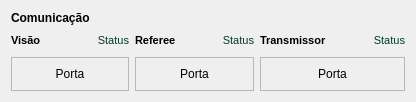
      <widget class="QWidget" name="layoutWidget">
       <property name="geometry">
        <rect>
         <x>10</x>
         <y>10</y>
         <width>416</width>
         <height>101</height>
        </rect>
       </property>
       <layout class="QVBoxLayout" name="commInfo">
        <item>
         <widget class="QLabel" name="commTitle">
          <property name="text">
           <string>&lt;html&gt;&lt;head/&gt;&lt;body&gt;&lt;p&gt;&lt;span style=&quot; font-weight:700;&quot;&gt;Comunicação&lt;/span&gt;&lt;/p&gt;&lt;/body&gt;&lt;/html&gt;</string>
          </property>
         </widget>
        </item>
        <item>
         <layout class="QHBoxLayout" name="commContent">
          <item>
           <layout class="QVBoxLayout" name="visionComm">
            <item>
             <layout class="QHBoxLayout" name="visionCommHeader">
              <item>
               <widget class="QLabel" name="visionCommLabel">
                <property name="text">
                 <string>&lt;html&gt;&lt;head/&gt;&lt;body&gt;&lt;p&gt;&lt;span style=&quot; font-size:8pt; font-weight:700;&quot;&gt;Visão&lt;/span&gt;&lt;/p&gt;&lt;/body&gt;&lt;/html&gt;</string>
                </property>
               </widget>
              </item>
              <item>
               <spacer name="visionCommSpacer">
                <property name="orientation">
                 <enum>Qt::Orientation::Horizontal</enum>
                </property>
                <property name="sizeHint" stdset="0">
                 <size>
                  <width>40</width>
                  <height>20</height>
                 </size>
                </property>
               </spacer>
              </item>
              <item>
               <widget class="QLabel" name="visionCommStatus">
                <property name="layoutDirection">
                 <enum>Qt::LayoutDirection::RightToLeft</enum>
                </property>
                <property name="text">
                 <string>&lt;html&gt;&lt;head/&gt;&lt;body&gt;&lt;p align=&quot;right&quot;&gt;&lt;span style=&quot; font-size:8pt; color:#003b22;&quot;&gt;Status&lt;/span&gt;&lt;/p&gt;&lt;/body&gt;&lt;/html&gt;</string>
                </property>
               </widget>
              </item>
             </layout>
            </item>
            <item>
             <widget class="QFrame" name="visionPort">
              <property name="frameShape">
               <enum>QFrame::Shape::StyledPanel</enum>
              </property>
              <property name="frameShadow">
               <enum>QFrame::Shadow::Raised</enum>
              </property>
              <layout class="QVBoxLayout" name="verticalLayout_9">
               <item>
                <widget class="QLabel" name="visionPortValue">
                 <property name="text">
                  <string>&lt;html&gt;&lt;head/&gt;&lt;body&gt;&lt;p align=&quot;center&quot;&gt;Porta&lt;/p&gt;&lt;/body&gt;&lt;/html&gt;</string>
                 </property>
                </widget>
               </item>
              </layout>
             </widget>
            </item>
           </layout>
          </item>
          <item>
           <layout class="QVBoxLayout" name="refereeComm">
            <item>
             <layout class="QHBoxLayout" name="refereeCommHeader">
              <item>
               <widget class="QLabel" name="refereeCommLabel">
                <property name="text">
                 <string>&lt;html&gt;&lt;head/&gt;&lt;body&gt;&lt;p&gt;&lt;span style=&quot; font-size:8pt; font-weight:700;&quot;&gt;Referee&lt;/span&gt;&lt;/p&gt;&lt;/body&gt;&lt;/html&gt;</string>
                </property>
               </widget>
              </item>
              <item>
               <spacer name="refereeCommSpacer">
                <property name="orientation">
                 <enum>Qt::Orientation::Horizontal</enum>
                </property>
                <property name="sizeHint" stdset="0">
                 <size>
                  <width>40</width>
                  <height>20</height>
                 </size>
                </property>
               </spacer>
              </item>
              <item>
               <widget class="QLabel" name="refereeCommStatus">
                <property name="layoutDirection">
                 <enum>Qt::LayoutDirection::RightToLeft</enum>
                </property>
                <property name="text">
                 <string>&lt;html&gt;&lt;head/&gt;&lt;body&gt;&lt;p align=&quot;right&quot;&gt;&lt;span style=&quot; font-size:8pt; color:#003b22;&quot;&gt;Status&lt;/span&gt;&lt;/p&gt;&lt;/body&gt;&lt;/html&gt;</string>
                </property>
               </widget>
              </item>
             </layout>
            </item>
            <item>
             <widget class="QFrame" name="refereePort">
              <property name="frameShape">
               <enum>QFrame::Shape::StyledPanel</enum>
              </property>
              <property name="frameShadow">
               <enum>QFrame::Shadow::Raised</enum>
              </property>
              <layout class="QVBoxLayout" name="verticalLayout_10">
               <item>
                <widget class="QLabel" name="refereePortValue">
                 <property name="text">
                  <string>&lt;html&gt;&lt;head/&gt;&lt;body&gt;&lt;p align=&quot;center&quot;&gt;Porta&lt;/p&gt;&lt;/body&gt;&lt;/html&gt;</string>
                 </property>
                </widget>
               </item>
              </layout>
             </widget>
            </item>
           </layout>
          </item>
          <item>
           <layout class="QVBoxLayout" name="transComm">
            <item>
             <layout class="QHBoxLayout" name="transCommHeader">
              <item>
               <widget class="QLabel" name="transCommLabel">
                <property name="text">
                 <string>&lt;html&gt;&lt;head/&gt;&lt;body&gt;&lt;p&gt;&lt;span style=&quot; font-size:8pt; font-weight:700;&quot;&gt;Transmissor&lt;/span&gt;&lt;/p&gt;&lt;/body&gt;&lt;/html&gt;</string>
                </property>
               </widget>
              </item>
              <item>
               <spacer name="transCommSpacer">
                <property name="orientation">
                 <enum>Qt::Orientation::Horizontal</enum>
                </property>
                <property name="sizeHint" stdset="0">
                 <size>
                  <width>40</width>
                  <height>20</height>
                 </size>
                </property>
               </spacer>
              </item>
              <item>
               <widget class="QLabel" name="transCommStatus">
                <property name="layoutDirection">
                 <enum>Qt::LayoutDirection::RightToLeft</enum>
                </property>
                <property name="text">
                 <string>&lt;html&gt;&lt;head/&gt;&lt;body&gt;&lt;p align=&quot;right&quot;&gt;&lt;span style=&quot; font-size:8pt; color:#003b22;&quot;&gt;Status&lt;/span&gt;&lt;/p&gt;&lt;/body&gt;&lt;/html&gt;</string>
                </property>
               </widget>
              </item>
             </layout>
            </item>
            <item>
             <widget class="QFrame" name="transPort">
              <property name="frameShape">
               <enum>QFrame::Shape::StyledPanel</enum>
              </property>
              <property name="frameShadow">
               <enum>QFrame::Shadow::Raised</enum>
              </property>
              <layout class="QVBoxLayout" name="verticalLayout_11">
               <item>
                <widget class="QLabel" name="transPortValue">
                 <property name="text">
                  <string>&lt;html&gt;&lt;head/&gt;&lt;body&gt;&lt;p align=&quot;center&quot;&gt;Porta&lt;/p&gt;&lt;/body&gt;&lt;/html&gt;</string>
                 </property>
                </widget>
               </item>
              </layout>
             </widget>
            </item>
           </layout>
          </item>
         </layout>
        </item>
       </layout>
      </widget>
